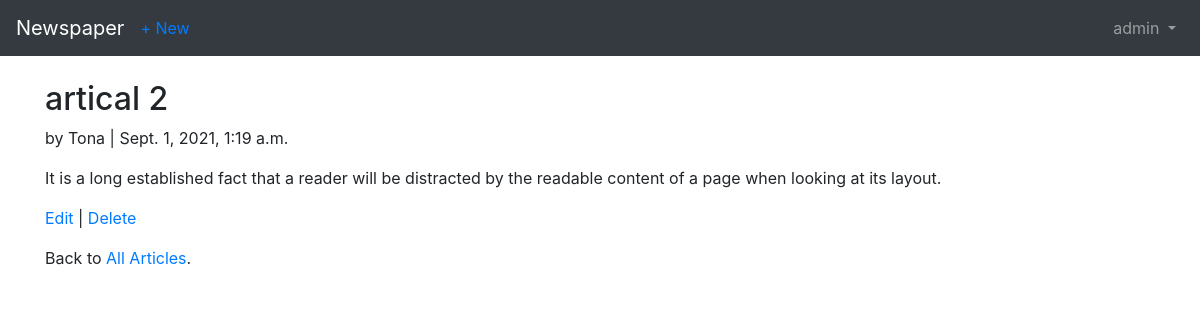
/articles/2/ (signed in), run on the app's committed database.
### users/models.py (models this page shows)
class CustomUser(AbstractUser):
    age = models.PositiveIntegerField(null=True, blank=True)

### articles/models.py (models this page shows, shortened)
class Article(models.Model):
    title = models.CharField(max_length=255)
    body = models.TextField()
    date = models.DateTimeField(auto_now_add=True)
    author = models.ForeignKey(
        get_user_model(),
        on_delete=models.CASCADE,
    )

### articles/views.py (the view)
# urls.py: path('<int:pk>/',ArticleDetailView.as_view(), name='article_detail'), #
class ArticleDetailView(LoginRequiredMixin,DetailView): # new
    model = Article
    template_name = 'article_detail.html'
    login_url = 'login' # new

### templates/article_detail.html
{% extends 'base.html' %}
{% block content %}
<div class="article-entry">
<h2>{{ object.title }}</h2>
<p>by {{ object.author }} | {{ object.date }}</p>
<p>{{ object.body }}</p>
</div>
<p><a href="{% url 'article_edit' article.pk %}">Edit</a> |
    <a href="{% url 'article_delete' article.pk %}">Delete</a></p>
    <p>Back to <a href="{% url 'article_list' %}">All Articles</a>.</p>
    {% endblock content %}

### templates/base.html (shortened to what this page needs)
{% load bootstrap4 %}
<!doctype html>
<html lang="en">
<head>
{% bootstrap_css %}
</head>
<body>
    <body>
        <nav class="navbar navbar-expand-md navbar-dark bg-dark mb-4">
        <a class="navbar-brand" href="{% url 'home' %}">Newspaper</a>
        {% if user.is_authenticated %}
        <ul class="navbar-nav mr-auto">
        <li class="nav-item"><a href="{% url 'article_new' %}">+ New</a></li>
        </ul>
        {% endif %}
    <div class="collapse navbar-collapse" id="navbarCollapse">
    {% if user.is_authenticated %}
    <ul class="navbar-nav ml-auto">
    <li class="nav-item">
    <a class="nav-link dropdown-toggle" href="#" id="userMenu"
    data-toggle="dropdown" aria-haspopup="true"
    aria-expanded="false">
    {{ user.username }}
    </a>
    </li>
    </ul>
    {% endif %}
    </div>
    </nav>
<div class="container">
    {% block content %}
    {% endblock content %}
</div>
</body>
</html>

### data on the page
CustomUser: username "admin"
Article: title "artical 2", author "Tona", date "Sept. 1, 2021, 1:19 a.m.", body "It is a long established fact that a reader will be distracted by the readable content of a page when looking at its layout."
